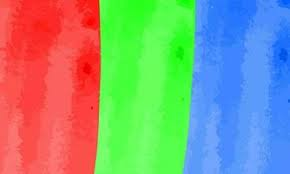
#> input picture image.png, 290 x 174 px
$ python 'AddS&P.py' image.png 5
#> lines starting #> are read from the running program, lines starting #| are printed output that depends on the picture; after the words box and inside, x2 and y2 are one past the last pixel; in counts of white or black regions, pixels touching at a corner belong together
#> in main, img is the input picture: shape (174, 290, 3); mean B, G, R 132.3, 154.1, 137.3
import random
import cv2
import sys
import os

def add_noise(img, amount):
    # Getting the dimensions of the image
#> called with amount = 5
    row, col, _ = img.shape  # Use this for color images
#> row = 174; col = 290

    # Calculate the total number of pixels to change
    total_pixels = int((amount / 100) * (row * col))
#> total_pixels = 2523

    # Salt (white pixels)
    num_salt = total_pixels // 2
#> num_salt = 1261
    for _ in range(num_salt):
        y_coord = random.randint(0, row - 1)
        x_coord = random.randint(0, col - 1)
        img[y_coord][x_coord] = [255, 255, 255]  # Set to white
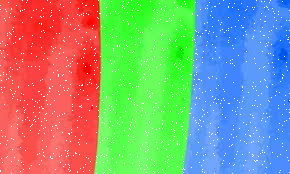
#> img: shape (174, 290, 3); 2.47% of pixels changed, all inside (x1, y1, x2, y2) = (0, 0, 290, 174)

    # Pepper (black pixels)
    num_pepper = total_pixels - num_salt
#> num_pepper = 1262
    for _ in range(num_pepper):
        y_coord = random.randint(0, row - 1)
        x_coord = random.randint(0, col - 1)
        img[y_coord][x_coord] = [0, 0, 0]  # Set to black
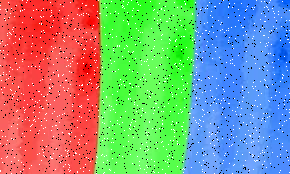
#> img: shape (174, 290, 3); 2.46% of pixels changed, all inside (x1, y1, x2, y2) = (0, 0, 290, 174)

    return img

def main():
    if len(sys.argv) != 3:
        print(f"Usage: python {sys.argv[0]} <image_file> <amount_percent>")
        sys.exit(1)

    image_path = sys.argv[1]
    try:
        amount = int(sys.argv[2])
    except ValueError:
        print("Error: Amount must be a number.")
        sys.exit(1)

    # Load the image in COLOR
    img = cv2.imread(image_path, cv2.IMREAD_COLOR)
    if img is None:
        print(f"Error: Could not read image file: {image_path}")
        sys.exit(1)

    noisy_img = add_noise(img, amount)

    # Create a new filename for the noisy image
    base_name = os.path.basename(image_path)
    output_filename = f'noisy{amount}_' + base_name
    cv2.imwrite(output_filename, noisy_img)
    print(f"Saved noisy image as {output_filename}")

if __name__ == "__main__":
    main()
